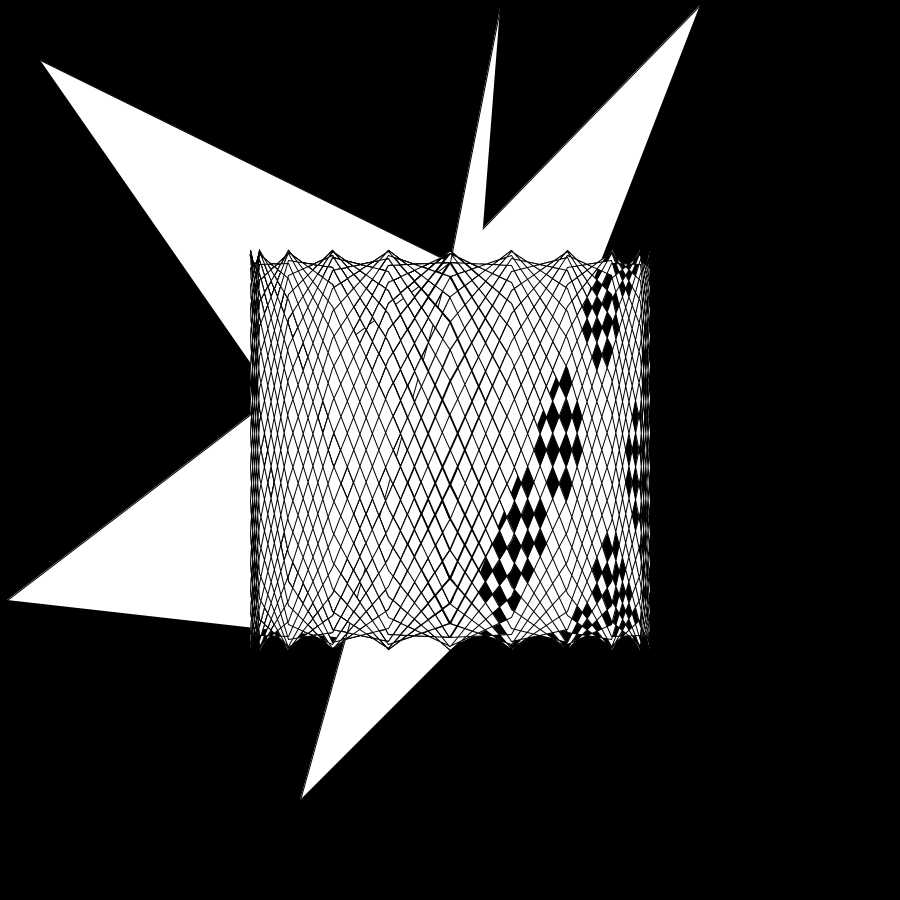
Frame 1 (no input)
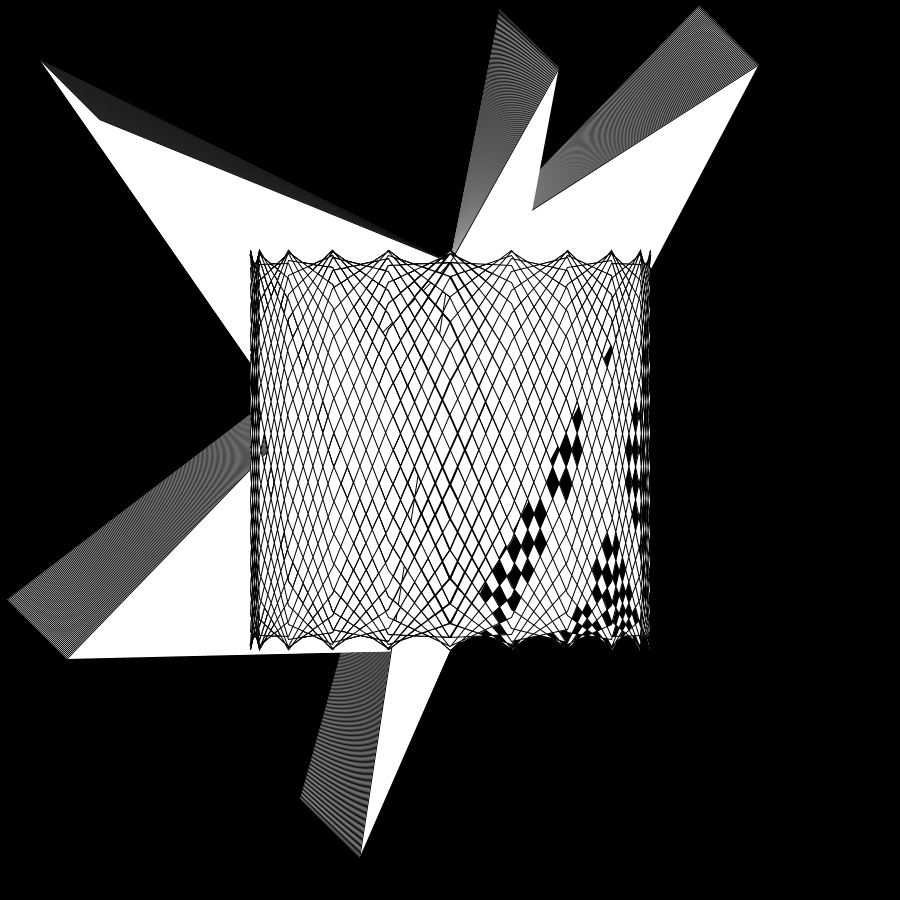
Frame 60 (the mouse pressed at the canvas centre just before this capture)
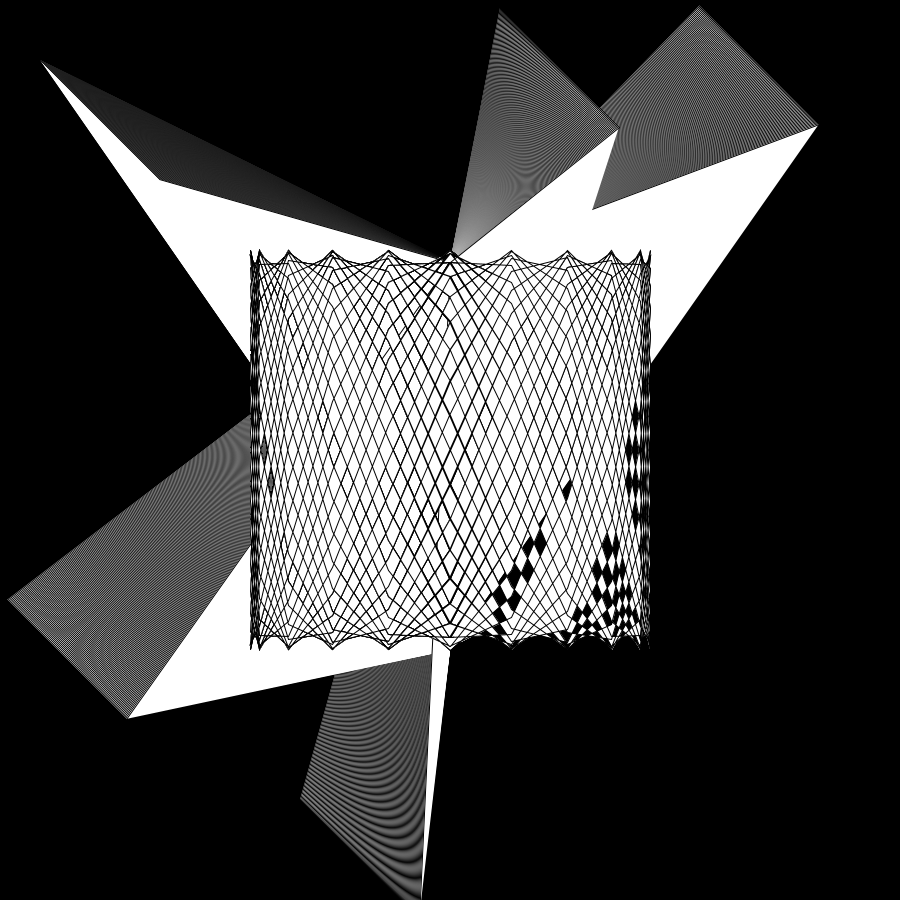
Frame 120 (the mouse held since frame 60 and released just before this capture)

The Processing sketch that drew these frames (run headless with seeded random() and noise(); from frame 60 on, the mouse is pressed at the canvas centre):

// Processing sketch: processing_31308
// ── processing_31308.pde

//Code elements a derivation of week 10 class examples
// the objects tutorial on processing.org
// and code from pages 402-404 in the textbook.

Nano ntube1, ntube2, ntube3,ntube4,ntube5;


void setup(){
  size (900,900);
  background (0);
  fill (255);
  smooth();
  ntube1 = new Nano(13,2,40,60,3,4);
  ntube2 = new Nano(500,6,7,600,7,8);
  ntube3 = new Nano(90,0,300,800,1,2);
  ntube4 = new Nano(3,4,700,5,5,6);
  ntube5 = new Nano(700,500,500,8,9,0);
}

void draw(){
  ntube1.display();
  ntube1.spot();
  ntube2.display();
  ntube2.spot();
  ntube3.display();
  ntube3.spot();
  ntube4.display();
  ntube4.spot();
  ntube5.display();
  ntube5.spot();
}

class Nano {

float x;
float xx;
float y;
float yy;
float i;
float angle;
  
Nano (float tempx, float tempy, float tempxx, float tempyy, float tempi, float tempangle){
x = tempx;
y = tempy;
xx = tempxx;
yy = tempyy;
i = tempi;
angle = tempangle;
}

void display() {
  beginShape();
for(int i=0; i <= 1000; i++){
y = cos (radians(i*43)) * 200 + height/2;
x = sin (radians(i*18)) * 200 + height/2;
vertex (x,y);
}
vertex (xx,yy);
endShape();

}
void spot(){
  xx++;
  yy++;
}
}
